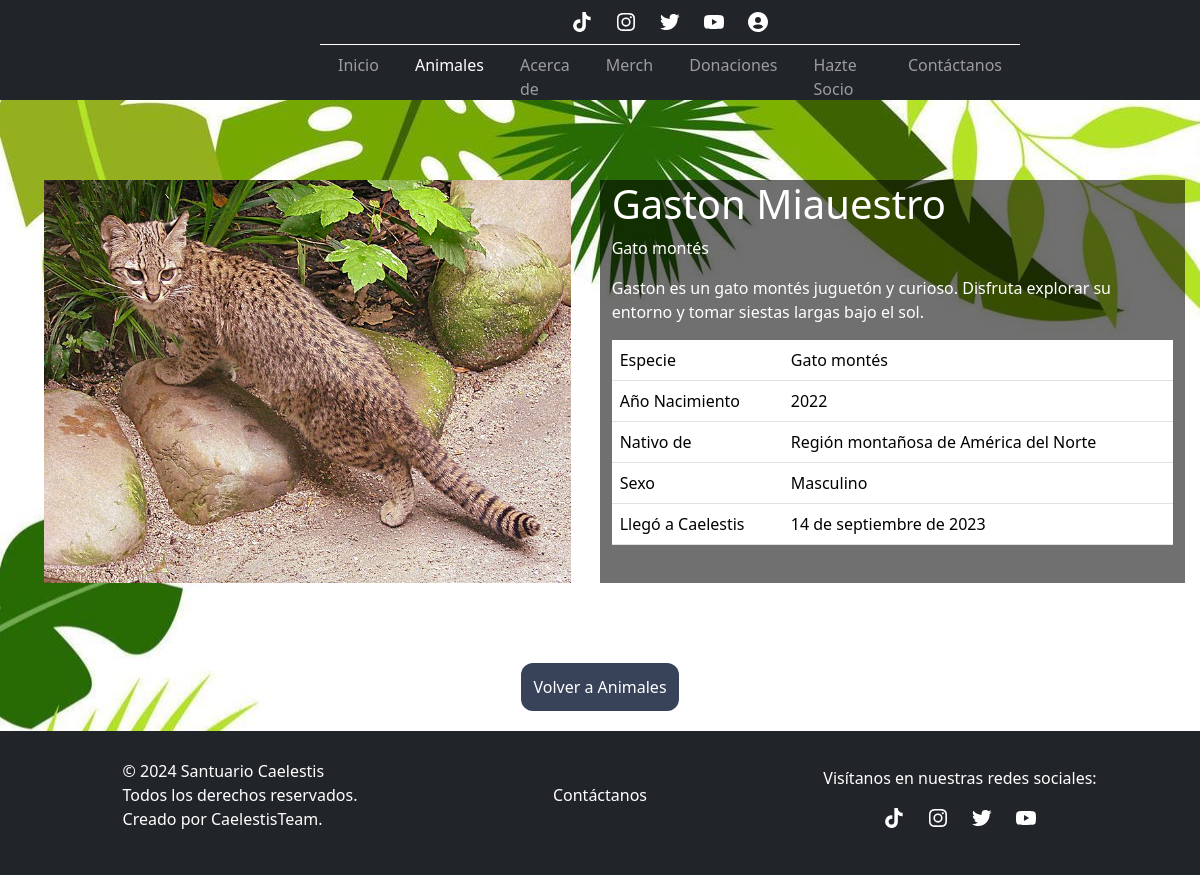
The page /info_animal/1 on the database its author committed.
### myapp/models.py (models this page shows, shortened)
class Animal(models.Model):
    id_animal           = models.AutoField(primary_key=True)
    nombre_animal       = models.CharField(max_length=100)
    especie_animal      = models.CharField(max_length=100)
    descripcion_animal  = models.TextField()
    anno_nacimiento     = models.IntegerField()
    nativo              = models.CharField(max_length=100)
    genero_animal       = models.ForeignKey(GeneroAnimal, on_delete=models.CASCADE)
    llegada             = models.DateField()
    imagen_animal       = models.ImageField(upload_to='fotos/', null=True)

class GeneroAnimal(models.Model):
    id_genero = models.AutoField(db_column='idGenero', primary_key=True)
    genero = models.CharField(max_length=50, blank=False)
    def __str__(self):
        return self.genero

### myapp/views.py (the view)
# urls.py: path('info_animal/<str:pk>', views.info_animal, name='info_animal'),
def info_animal(request,pk):
    context = {}
    if pk != '':
        animal = Animal.objects.get(id_animal = pk)
        context = {"animal":animal}
        if animal:
            return render(request,'myapp/info-animal.html',context)
    else:
        context={"mensaje":"Error"}
        return render(request,'myapp/animales.html',context)

### myapp/templates/myapp/info-animal.html (shortened to what this page needs)
{% load static %}
<!DOCTYPE html>
<html lang="en">
<head>
    <link rel="stylesheet" href="{% static 'myapp/css/styles-infoAnimal.css' %}">
    <link href="https://cdn.jsdelivr.net/npm/bootstrap@5.3.3/dist/css/bootstrap.min.css" rel="stylesheet">
</head>
<body>
    <nav class="navbar navbar-expand-lg navbar-dark bg-dark menu">
        <div class="content-nav">
            <div class="d-flex">
                <div class="col-xl-2 d-flex justify-content-start align-items-center logo">
                </div>
                <div class="col-xl-10 col-lg-12 d-flex flex-column-reverse">
                    <div class="ms-auto w-100 d-flex justify-content-center">
                        <div class="navbar-spec collapse navbar-collapse" id="navbarNavAltMarkup">
                            <div>
                                <ul class="navbar-nav">
                                    <li class="nav-item">
                                        <a class="nav-link" aria-current="page" href="{% url 'index' %}">Inicio</a>
                                    </li>
                                    <li class="nav-item">
                                        <a class="nav-link active" href="{% url 'animales' %}">Animales</a>
                                    </li>
                                    <li class="nav-item">
                                        <a class="nav-link" href="{% url 'acercade' %}">Acerca de</a>
                                    </li>
                                    <li class="nav-item">
                                        <a class="nav-link" href="{% url 'merch' %}">Merch</a>
                                    </li>
                                    <li class="nav-item">
                                        <a class="nav-link" href="{% url 'donaciones' %}">Donaciones</a>
                                    </li>
                                    <li class="nav-item">
                                        <a class="nav-link" href="{% url 'socio' %}">Hazte Socio</a>
                                    </li>
                                    <li class="nav-item">
                                        <a class="nav-link" href="{% url 'contactanos' %}">Contáctanos</a>
                                    </li>
                                </ul>
                            </div>
                            <div class="icons">
                                <a href="https://www.youtube.com/">
                                </a>
                                <a href="https://www.youtube.com/">
                                </a>
                                <a href="https://www.youtube.com/">
                                </a>
                                <a href="https://www.youtube.com/">
                                </a>
                                {% if user.is_authenticated %}
                                <div class="dropdown">
                                    <a href="#" class="dropdown-toggle no-link-style text-decoration-none" id="userDropdown" data-bs-toggle="dropdown" aria-expanded="false" style="color: #fff !important;">
                                        <svg xmlns="http://www.w3.org/2000/svg" width="24" height="24" viewBox="0 0 24 24" style="fill: #fff;">
                                            <path d="M13 16l5-4-5-4v3H4v2h9z"></path>
                                            <path d="M20 3h-9c-1.103 0-2 .897-2 2v4h2V5h9v14h-9v-4H9v4c0 1.103.897 2 2 2h9c1.103 0 2-.897 2-2V5c0-1.103-.897-2-2-2z"></path>
                                        </svg>
                                        {{ user.username }}
                                    </a>
                                    <ul class="dropdown-menu" aria-labelledby="userDropdown">
                                        <li>
                                            <form id="logout-form" action="{% url 'logout' %}" method="post" style="display: inline;">
                                                {% csrf_token %}
                                                <button type="submit" style="background:none; border:none; padding:0; margin:0; color:#000;">
                                                    Cerrar Sesion
                                                    <svg xmlns="http://www.w3.org/2000/svg" width="24" height="24" viewBox="0 0 24 24" style="fill: #fff;">
                                                        <path d="M13 16l5-4-5-4v3H4v2h9z"></path>
                                                        <path d="M20 3h-9c-1.103 0-2 .897-2 2v4h2V5h9v14h-9v-4H9v4c0 1.103.897 2 2 2h9c1.103 0 2-.897 2-2V5c0-1.103-.897-2-2-2z"></path>
                                                    </svg>
                                                </button>
                                            </form>
                                        </li>
                                    </ul>
                                </div>
                                {% else %}
                                <a href="{% url 'login' %}">
                                </a>
                                {% endif %}
                            </div>
                        </div>
                    </div>
                </div>
            </div>
        </div>
    </nav>
    <div class="contenedor-info-animal">
        {% if animal %}
        <div class="contenedor-animal">
            <div class="contenido d-flex">
                <div class="col-6 justify-content-center align-items-center contenedor-img">
                    <img src="{{ animal.imagen_animal.url }}" alt="Santuario">
                </div>
                <div class="col-6 justify-content-center align-items-center contenedor-texto">
                    <h1>{{animal.nombre_animal}}</h1>
                    <p>{{animal.especie_animal}}</p>
                    <p>{{animal.descripcion_animal}}</p>
                    <table class="table tabla-info">
                        <tbody>
                        <tr>
                            <td>Especie</td>
                            <td>{{animal.especie_animal}}</td>
                        </tr>
                        <tr>
                            <td>Año Nacimiento</td>
                            <td>{{animal.anno_nacimiento}}</td>
                        </tr>
                        <tr>
                            <td>Nativo de</td>
                            <td>{{animal.nativo}}</td>
                        </tr>
                        <tr>
                            <td>Sexo</td>
                            <td>{{animal.genero_animal}}</td>
                        </tr>
                        <tr>
                            <td>Llegó a Caelestis</td>
                            <td>{{animal.llegada}}</td>
                        </tr>
                        </tbody>
                    </table>
                </div>
            </div>
        </div>
        {% endif %}
        <div class="contenedor-boton">
            <a href="{% url 'animales' %}">Volver a Animales</a>
        </div>
    </div>
    <footer class="bg-dark">
        <div class="izquierda">
            <p>© 2024 Santuario Caelestis<br>Todos los derechos reservados.<br>Creado por CaelestisTeam.</p>
        </div>
        <div class="centro">
            <p><a href="{% url 'contactanos' %}">Contáctanos</a></p>
        </div>
        <div class="derecha">
            <p>Visítanos en nuestras redes sociales:</p>
            <div class="justify-content-center icons-footer">
            </div>
        </div>
    </footer>
    <link href="https://cdn.jsdelivr.net/npm/bootstrap@5.3.3/dist/css/bootstrap.min.css" rel="stylesheet">
    </body>
</html>

### myapp/static/myapp/css/styles-infoAnimal.css (style rules this page uses)
* { margin: 0; padding: 0; box-sizing: border-box; }
.navbar-spec { display: flex; flex-direction: column-reverse; }
nav { height: 100px; background: #00000054; }
nav li { padding: 0 10px; }
.content-nav { padding: 0 180px; height: 100%; width: 100%; }
.icons { display: flex; flex-direction: row; justify-content: center; padding-bottom: 10px; border-bottom: 1px solid #fff; width: 100%; }
.icons svg { margin: 0 10px; }
.contenedor-animal { --background: #135864; padding: 80px 15px; }
.contenedor-animal img { width: 90%; height: auto; }
.contenedor-info-animal { background-image: url(../img/fondo-hojas.jpg); }
.contenedor-texto { background-color: #0000008f; padding-left: 1%; padding-right: 1%; color: #ffffff; }
.contenedor-img { display: flex; justify-content: center; }
.contenedor-boton { display: flex; justify-content: center; }
.contenedor-boton a { text-decoration: none; color: #ffffff; margin-bottom: 20px; padding: 12px; border-radius: 12px; background-color: #14213bd7; }
footer { padding: 28px 180px; color: #fff; display: grid; grid-template-columns: 1fr 1fr 1fr; }
footer .izquierda, footer .centro { display: flex; justify-content: center; align-items: center; }
footer .derecha { display: flex; flex-direction: column; justify-content: center; align-items: center; }
footer a { text-decoration: none; color: #ffffff; }
.icons-footer { display: flex; flex-direction: row; justify-content: center; padding-bottom: 10px; }
.icons-footer svg { margin: 0 10px; }
@media screen and (max-width: 1333px) { footer { padding: 28px 60px; } }

### rows shown on the page
Animal: imagen_animal (picture), nombre_animal "Gaston Miauestro", especie_animal "Gato montés", descripcion_animal "Gaston es un gato montés juguetón y curioso. Disfruta explorar su entorno y tomar siestas largas bajo el sol.", anno_nacimiento "2022", nativo "Región montañosa de América del Norte", genero_animal "Masculino", llegada "14 de septiembre de 2023"
